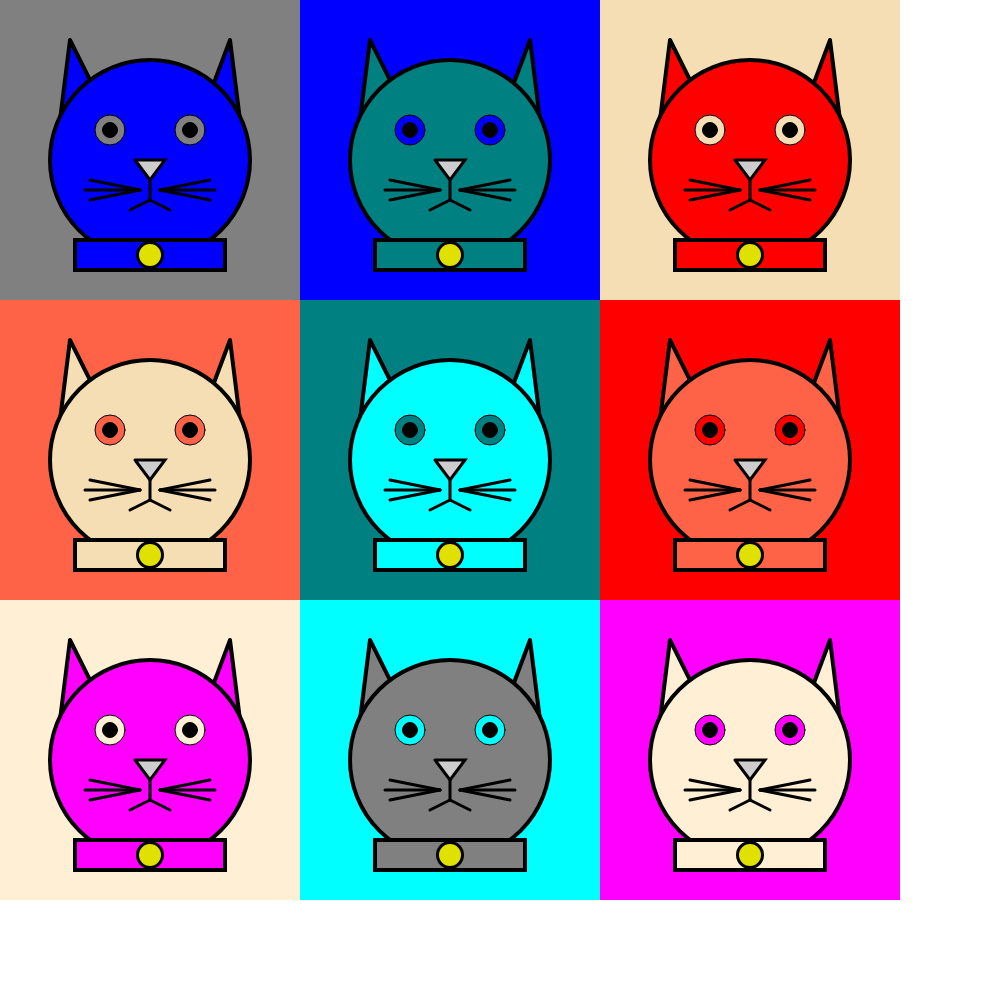
Frame 1 (no input)
Frame 60 (no input): identical to frame 1, image omitted
Frame 120 (the mouse pressed at the canvas centre since frame 60): identical to frame 1, image omitted

The p5.js sketch that drew this single still picture (run headless with seeded random() and noise() and a simulated clock; from frame 60 on, the mouse is pressed at the canvas centre):

// p5.js sketch
// ── sketch.js
var reactColours = [
  ['grey','blue','wheat'],
  ['tomato','teal','red'],
  ['papayawhip','cyan','fuchsia']
];
var ellipseClours = [
  ['blue','teal','red'],
  ['wheat','cyan','tomato'],
  ['fuchsia','grey','papayawhip']
];
function setup()
{
  createCanvas (1000,1000);
  
}

function draw()
{
  strokeWeight(0);
  // fill (225);
  for (h=0 ; h<3 ; h++)
  {

     for(i=0;i<3;i++)
    {
      strokeWeight(0);
      fill (reactColours[h][i]);
      rect (i*300,300*h,300,300);
      strokeWeight(4);
      fill (ellipseClours[h][i]);
      beginShape();/////ears//////
      vertex(70+i*300,40+h*300);
      vertex(100+i*300,100+h*300);
      vertex(60+i*300,120+h*300);
      vertex(70+i*300,40+h*300);
      endShape();

      beginShape();//////////ears/////////
      vertex(230+i*300,40+h*300);
      vertex(240+i*300,120+h*300);
      vertex(200+i*300,120+h*300);
      vertex(230+i*300,40+h*300);
      endShape();
       
      fill (ellipseClours[h][i]);
      ellipse(150+i*300,160+h*300,200);
      rect (75+i*300,240+h*300,150,30);
      
      strokeWeight(3);
      fill(205);
      beginShape();//////nose////////
      vertex(135+i*300,160+h*300);
      vertex(165+i*300,160+h*300);
      vertex(150+i*300,180+h*300);
      vertex(135+i*300,160+h*300);
      endShape();

      line (150+i*300,180+h*300,150+i*300,200+h*300);
      line (150+i*300,200+h*300,170+i*300,210+h*300);
      line (150+i*300,200+h*300,130+i*300,210+h*300);

      line (160+i*300,190+h*300,210+i*300,200+h*300);
      line (160+i*300,190+h*300,215+i*300,190+h*300);
      line (160+i*300,190+h*300,210+i*300,180+h*300);

      line (140+i*300,190+h*300,90+i*300,200+h*300);
      line (140+i*300,190+h*300,85+i*300,190+h*300);
      line (140+i*300,190+h*300,90+i*300,180+h*300);
      
      strokeWeight(1);
      fill (reactColours[h][i]);
      ellipse(110+i*300,130+h*300,30);
      ellipse(190+i*300,130+h*300,30); 
      fill(0); 
      ellipse(110+i*300,130+h*300,15); 
      ellipse(190+i*300,130+h*300,15);
      strokeWeight(3); 
      fill(225,225,0);
      ellipse(150+i*300,255+h*300,25);
      strokeWeight(4);  

    }
  }
}    
